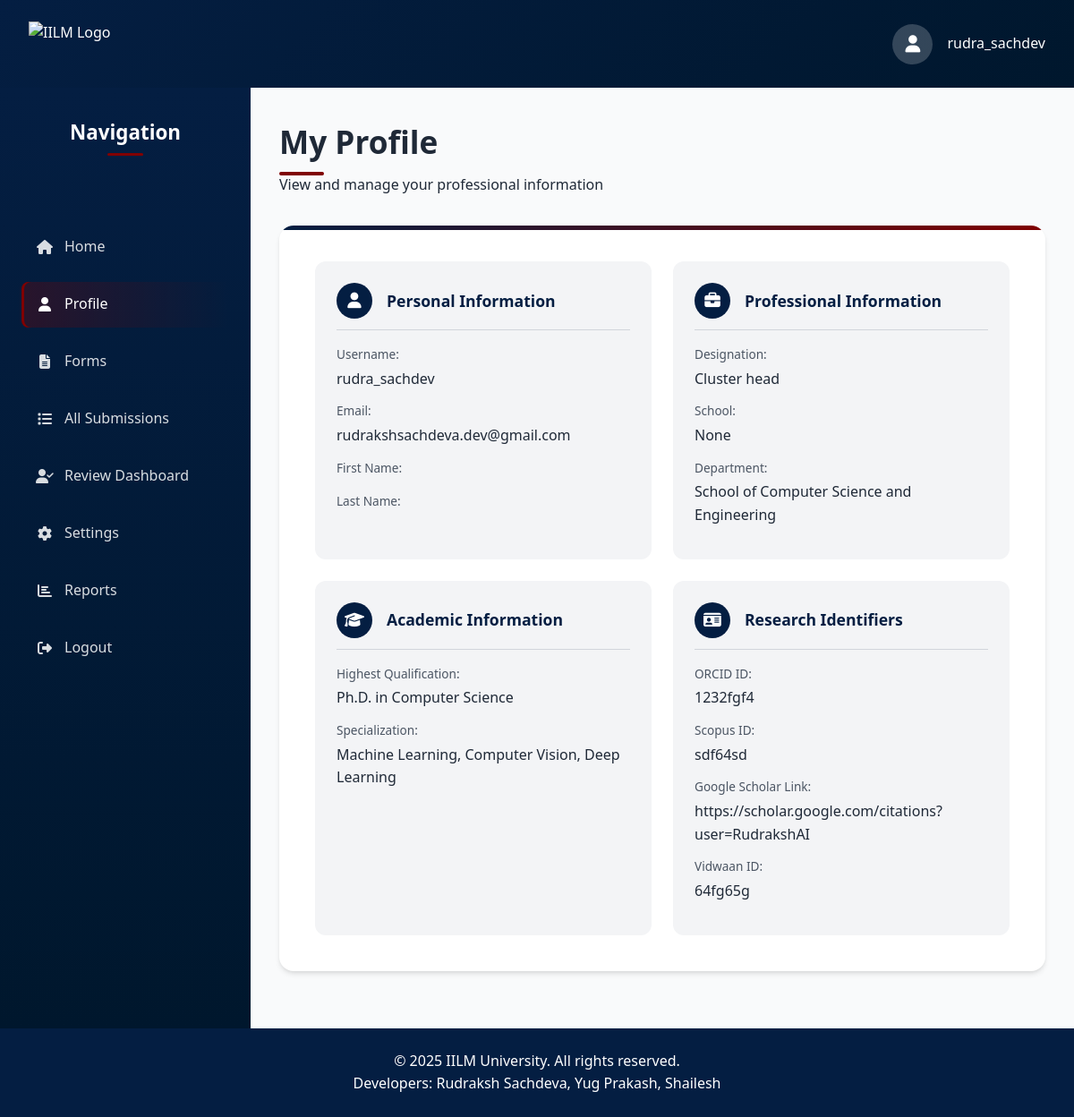
The app's page /view-profile/ (signed in) with its own data.
### core/models.py (models this page shows, shortened)
class CustomUser(AbstractUser):
    ROLE_CHOICES = [
        ('vice chancellor', 'Vice Chancellor'),
        ('dean', 'Dean'),
        ('cluster_head', 'Cluster Head'),
        ('faculty', 'Faculty')
    ]
    school = models.CharField(max_length=100, blank=True, null=True)
    department = models.CharField(max_length=100, blank=True, null=True)
    designation = models.CharField(max_length=100, blank=True, null=True)
    role = models.CharField(max_length=20, choices=ROLE_CHOICES, default='faculty')
    highest_qualification = models.CharField(max_length=100, blank=True, null=True)
    specialization = models.CharField(max_length=100, blank=True, null=True)
    orcid_id = models.CharField(max_length=100, blank=True, null=True)
    scopus_id = models.CharField(max_length=100, blank=True, null=True)
    google_scholar_link = models.URLField(blank=True, null=True)
    vidwaan_id = models.CharField(max_length=100, blank=True, null=True)
    profile_picture = models.ImageField(upload_to=user_directory_path, blank=True, null=True)
    is_profile_complete = models.BooleanField(default=False)

### core/views.py (the view)
# urls.py: path('view-profile/', views.view_profile, name='view_profile'),
@login_required
def view_profile(request):
    user = request.user
    if not user.is_authenticated:
        return redirect('login')
    return render(request, 'view_profile.html', {'user': user})

### templates/view_profile.html (shortened to what this page needs)
{% load static %}
<!DOCTYPE html>
<html lang="en">
  <head>
    <link
      rel="stylesheet"
      href="https://cdnjs.cloudflare.com/ajax/libs/font-awesome/6.4.0/css/all.min.css"
    />
  </head>
  <body>
    <div class="header">
      <div class="header-content">
        <img src="{% static 'images/iilm.png' %}" alt="IILM Logo" class="logo" />
      </div>
      <div class="user-info">
        <div class="avatar">
          <i class="fas fa-user"></i>
        </div>
        <div>{{ user.username }}</div>
      </div>
    </div>
    <div class="main-container">
      <nav class="sidebar">
        <h2>Navigation</h2>
        <ul>
          <li><a href="{% url 'dashboard' %}"><i class="fas fa-home"></i> <span>Home</span></a></li>
          <li><a href="{% url 'view_profile' %}" class="active"><i class="fas fa-user"></i> <span>Profile</span></a></li>
          <li><a href="{% url 'form_view' %}"><i class="fas fa-file-alt"></i> <span>Forms</span></a></li>
          <li><a href="{% url 'submission_list' %}"><i class="fas fa-list"></i> <span>All Submissions</span></a></li>
          <li><a href="{% url 'review_dashboard' %}"><i class="fas fa-user-check"></i> <span>Review Dashboard</span></a></li>
          <li><a href="#"><i class="fas fa-cog"></i> <span>Settings</span></a></li>
          <li><a href="#"><i class="fas fa-chart-bar"></i> <span>Reports</span></a></li>
          <li><a href="{% url 'logout' %}"><i class="fas fa-sign-out-alt"></i> <span>Logout</span></a></li>
        </ul>
      </nav>
      <main class="content">
        <div class="page-header">
          <h1>My Profile</h1>
          <p>View and manage your professional information</p>
        </div>
        <div class="profile-container">
          <div class="profile-grid">
            <div class="profile-card">
              <div class="profile-card-header">
                <div class="profile-icon">
                  <i class="fas fa-user"></i>
                </div>
                <div class="profile-card-title">Personal Information</div>
              </div>
              <div class="profile-detail">
                <span class="detail-label">
                  <label> Username:</label>
                </span>
                <span class="detail-value">
                  <p>{{ user.username }}</p>
                </span>
              </div>
              <div class="profile-detail">
                <span class="detail-label">
                  <label> Email:</label>
                </span>
                <span class="detail-value">
                  <p>{{ user.email }}</p>
                </span>
              </div>
              <div class="profile-detail">
                <span class="detail-label">
                  <label> First Name:</label>
                </span>
              </div>
              <div class="profile-detail">
                <span class="detail-label">
                  <label> Last Name:</label>
                </span>
              </div>
            </div>
            <div class="profile-card">
              <div class="profile-card-header">
                <div class="profile-icon">
                  <i class="fas fa-briefcase"></i>
                </div>
                <div class="profile-card-title">Professional Information</div>
              </div>
              <div class="profile-detail">
                <span class="detail-label">
                  <label>Designation:</label>
                </span>
                <span class="detail-value">
                  <p>{{ user.designation }}</p>
                </span>
              </div>
              <div class="profile-detail">
                <span class="detail-label">
                  <label>School:</label>
                </span>
                <span class="detail-value">
                  <p>{{ user.school }}</p>
                </span>
              </div>
              <div class="profile-detail">
                <span class="detail-label">
                  <label>Department:</label>
                </span>
                <span class="detail-value">
                  <p>{{ user.department }}</p>
                </span>
              </div>
            </div>
            <div class="profile-card">
              <div class="profile-card-header">
                <div class="profile-icon">
                  <i class="fas fa-graduation-cap"></i>
                </div>
                <div class="profile-card-title">Academic Information</div>
              </div>
              <div class="profile-detail">
                <span class="detail-label">
                  <label>Highest Qualification:</label>
                </span>
                <span class="detail-value">
                  <p>{{ user.highest_qualification }}</p>
                </span>
              </div>
              <div class="profile-detail">
                <span class="detail-label">
                  <label>Specialization:</label>
                </span>
                <span class="detail-value">
                  <p>{{ user.specialization }}</p>
                </span>
              </div>
            </div>
            <div class="profile-card">
              <div class="profile-card-header">
                <div class="profile-icon">
                  <i class="fas fa-id-card"></i>
                </div>
                <div class="profile-card-title">Research Identifiers</div>
              </div>
              <div class="profile-detail">
                <span class="detail-label">
                  <label>ORCID ID:</label>
                </span>
                <span class="detail-value">
                  <p>{{ user.orcid_id }}</p>
                </span>
              </div>
              <div class="profile-detail">
                <span class="detail-label">
                  <label>Scopus ID:</label>
                </span>
                <span class="detail-value">
                  <p>{{ user.scopus_id }}</p>
                </span>
              </div>
              <div class="profile-detail">
                <span class="detail-label">
                  <label>Google Scholar Link:</label>
                </span>
                <span class="detail-value">
                  <p>{{ user.google_scholar_link }}</p>
                </span>
              </div>
              <div class="profile-detail">
                <span class="detail-label">
                  <label>Vidwaan ID:</label>
                </span>
                <span class="detail-value">
                  <p>{{ user.vidwaan_id }}</p>
                </span>
              </div>
            </div>
          </div>
        </div>
      </main>
    </div>
    <footer>
      <p>&copy; 2025 IILM University. All rights reserved.
        <br />
        Developers: Rudraksh Sachdeva, Yug Prakash, Shailesh
      </p>
    </footer>
  </body>
</html>

### records on screen
CustomUser: username "rudra_sachdev", email "rudrakshsachdeva.dev@gmail.com", designation "Cluster head", school "None", department "School of Computer Science and Engineering", highest_qualification "Ph.D. in Computer Science", specialization "Machine Learning, Computer Vision, Deep Learning", orcid_id "1232fgf4", scopus_id "sdf64sd", google_scholar_link "https://scholar.google.com/citations?user=RudrakshAI", vidwaan_id "64fg65g"
